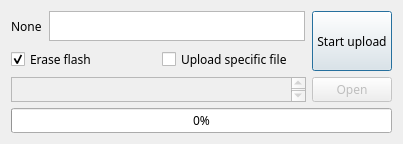
<?xml version="1.0" encoding="UTF-8"?>
<ui version="4.0">
 <class>MODI_FIRMWARE_UPDATER</class>
 <widget class="QDialog" name="MODI_FIRMWARE_UPDATER">
  <property name="geometry">
   <rect>
    <x>0</x>
    <y>0</y>
    <width>585</width>
    <height>192</height>
   </rect>
  </property>
  <property name="sizePolicy">
   <sizepolicy hsizetype="Fixed" vsizetype="Preferred">
    <horstretch>0</horstretch>
    <verstretch>0</verstretch>
   </sizepolicy>
  </property>
  <property name="maximumSize">
   <size>
    <width>16777215</width>
    <height>16777215</height>
   </size>
  </property>
  <property name="font">
   <font>
    <family>LuxHanSans</family>
   </font>
  </property>
  <property name="focusPolicy">
   <enum>Qt::StrongFocus</enum>
  </property>
  <property name="windowTitle">
   <string>Dialog</string>
  </property>
  <property name="autoFillBackground">
   <bool>false</bool>
  </property>
  <layout class="QVBoxLayout" name="verticalLayout" stretch="3,2">
   <property name="sizeConstraint">
    <enum>QLayout::SetFixedSize</enum>
   </property>
   <item>
    <layout class="QHBoxLayout" name="horizontalLayout" stretch="3,2">
     <property name="spacing">
      <number>7</number>
     </property>
     <property name="sizeConstraint">
      <enum>QLayout::SetDefaultConstraint</enum>
     </property>
     <item>
      <layout class="QVBoxLayout" name="verticalLayout_3" stretch="1,1">
       <item>
        <layout class="QHBoxLayout" name="horizontalLayout_3" stretch="1,5">
         <item>
          <widget class="QLabel" name="current_module_image">
           <property name="text">
            <string>None</string>
           </property>
          </widget>
         </item>
         <item>
          <widget class="QTextBrowser" name="current_module_uuid">
           <property name="sizePolicy">
            <sizepolicy hsizetype="Fixed" vsizetype="MinimumExpanding">
             <horstretch>0</horstretch>
             <verstretch>0</verstretch>
            </sizepolicy>
           </property>
           <property name="maximumSize">
            <size>
             <width>16777215</width>
             <height>30</height>
            </size>
           </property>
          </widget>
         </item>
        </layout>
       </item>
       <item>
        <layout class="QHBoxLayout" name="horizontalLayout_4">
         <item>
          <widget class="QCheckBox" name="erase_flash_check_box">
           <property name="text">
            <string>Erase flash</string>
           </property>
           <property name="checked">
            <bool>true</bool>
           </property>
          </widget>
         </item>
         <item>
          <widget class="QCheckBox" name="specific_file_upload_check_box">
           <property name="text">
            <string>Upload specific file</string>
           </property>
          </widget>
         </item>
        </layout>
       </item>
      </layout>
     </item>
     <item>
      <widget class="QPushButton" name="upload_start_button">
       <property name="sizePolicy">
        <sizepolicy hsizetype="Minimum" vsizetype="MinimumExpanding">
         <horstretch>0</horstretch>
         <verstretch>0</verstretch>
        </sizepolicy>
       </property>
       <property name="text">
        <string extracomment="0">Start upload</string>
       </property>
       <property name="autoDefault">
        <bool>true</bool>
       </property>
       <property name="flat">
        <bool>false</bool>
       </property>
      </widget>
     </item>
    </layout>
   </item>
   <item>
    <layout class="QVBoxLayout" name="verticalLayout_2" stretch="1,1">
     <property name="sizeConstraint">
      <enum>QLayout::SetMaximumSize</enum>
     </property>
     <item>
      <layout class="QHBoxLayout" name="horizontalLayout_5" stretch="5,1">
       <item>
        <widget class="QTextBrowser" name="specific_file_name">
         <property name="enabled">
          <bool>false</bool>
         </property>
         <property name="sizePolicy">
          <sizepolicy hsizetype="Minimum" vsizetype="Ignored">
           <horstretch>0</horstretch>
           <verstretch>0</verstretch>
          </sizepolicy>
         </property>
         <property name="maximumSize">
          <size>
           <width>16777215</width>
           <height>16777215</height>
          </size>
         </property>
        </widget>
       </item>
       <item>
        <widget class="QPushButton" name="specific_file_open_button">
         <property name="enabled">
          <bool>false</bool>
         </property>
         <property name="sizePolicy">
          <sizepolicy hsizetype="Minimum" vsizetype="Fixed">
           <horstretch>0</horstretch>
           <verstretch>0</verstretch>
          </sizepolicy>
         </property>
         <property name="maximumSize">
          <size>
           <width>16777215</width>
           <height>16777215</height>
          </size>
         </property>
         <property name="text">
          <string>Open</string>
         </property>
        </widget>
       </item>
      </layout>
     </item>
     <item>
      <widget class="QProgressBar" name="file_upload_progress_bar">
       <property name="sizePolicy">
        <sizepolicy hsizetype="Minimum" vsizetype="Fixed">
         <horstretch>0</horstretch>
         <verstretch>0</verstretch>
        </sizepolicy>
       </property>
       <property name="value">
        <number>0</number>
       </property>
      </widget>
     </item>
    </layout>
   </item>
  </layout>
 </widget>
 <resources/>
 <connections/>
 <slots>
  <slot>slot1()</slot>
  <slot>slot2()</slot>
  <slot>slot3()</slot>
 </slots>
</ui>
